Frame 1 (no input): blank canvas, image omitted
Frame 60 (the mouse pressed at the canvas centre just before this capture): blank canvas, image omitted
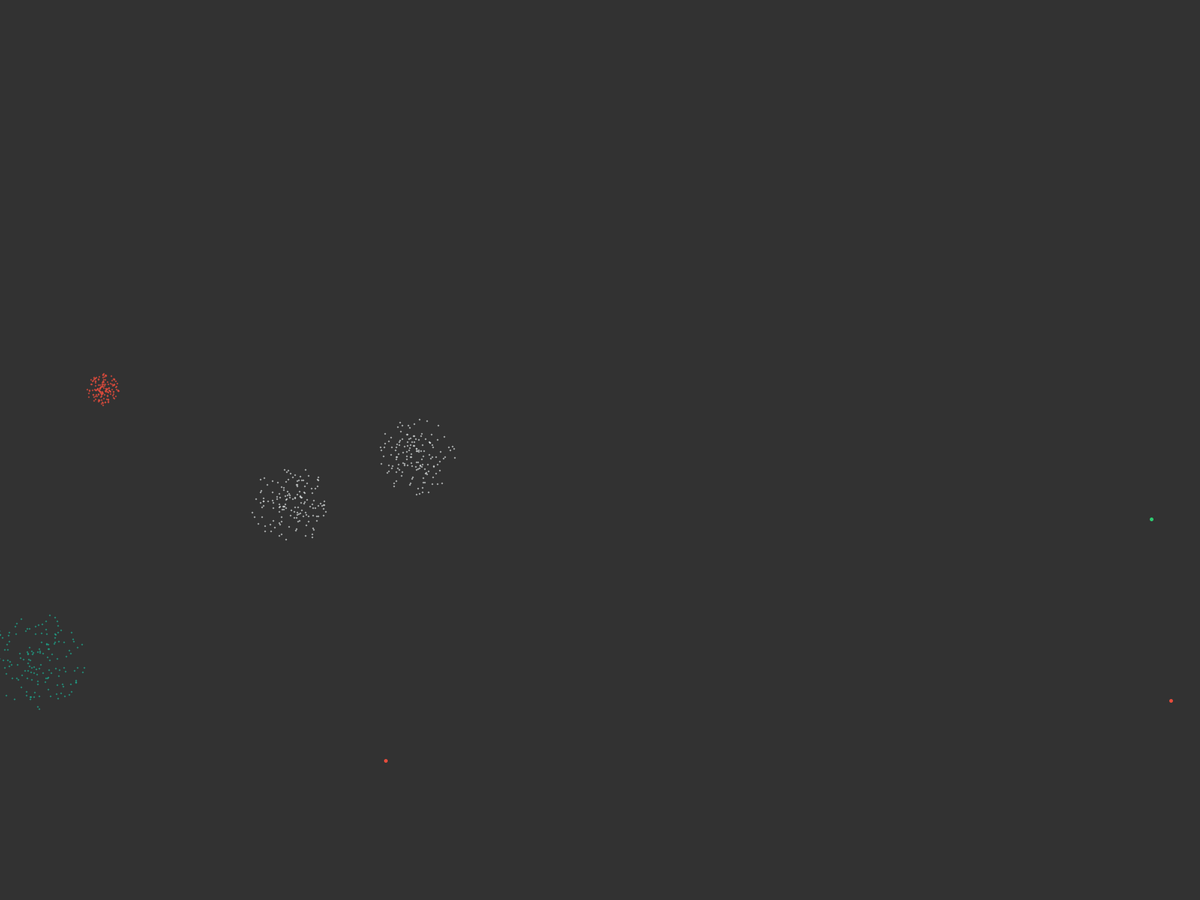
Frame 120 (the mouse held since frame 60 and released just before this capture)

The Processing sketch whose frames 1 and 60 were blank and that drew this single picture after the mouse press (run headless with seeded random() and noise(); from frame 60 on, the mouse is pressed at the canvas centre):

// Processing sketch: FireWork
// ── FireWork.pde
Fireworks fire;

void setup() {
  fullScreen();
  smooth();
  fire = new Fireworks();
}

void draw() {
  background(50, 50, 50);
  fire.show();
}

// ── Fireworks.pde
class Fireworks {
  ArrayList<Particle> fireworks;
  color cols[] = {#f5c81f, #2ecc71, #1abc9c, #9b59b6, #ecf0f1, #e74c3c, #e74c3c, #e74c3c, #f1c40f, #f1c40f};

  Fireworks(){
    fireworks = new ArrayList<Particle>();
  }
  
  void show(){
    if(random(1)<0.05){
      fireworks.add(new Particle(random(0, width), height, false, cols[int(random(10))]));
    }
    for(int i=fireworks.size()-1; i>=0; i--) {
      fireworks.get(i).update();
      fireworks.get(i).show();
      
      if(fireworks.get(i).vel.y >= -3 && !fireworks.get(i).exploded) {
        for(int j=0; j<150; j++){
          fireworks.add(new Particle(fireworks.get(i).pos.x, fireworks.get(i).pos.y, true, fireworks.get(i).c));
        }
        fireworks.remove(i);
      }
      
      if(fireworks.get(i).lifespan<=0){
        fireworks.remove(i);
      }
    }
  }

}

// ── Particle.pde
class Particle {
  PVector pos;
  PVector vel;
  PVector acc;
  PVector gravity;
  boolean exploded;
  float lifespan = 255;
  color c;
  
  Particle(float x, float y, boolean exploded, color c) {
    this.pos = new PVector(x, y);
    if(!exploded){
      this.vel = new PVector(0, -1 * random(12, 18));
      this.gravity = new PVector(0, 0.2);
    } else {
      this.vel = PVector.random2D();
      this.vel.mult(random(.5, 4));
      this.vel.mult(.3);
      this.gravity = new PVector(0, 0.03);
    }
    this.acc = new PVector(0, 0);
    this.exploded = exploded;
    this.c = c;
  }
  
  void applyForce(PVector force){
    acc.add(force);
  }
  
  void update() {
    pos.add(vel);
    vel.add(acc);
    acc.mult(0);
    applyForce(gravity);
  }
  
  void show() {
    if(!exploded){
      stroke(c);
      strokeWeight(5);
    } else {
      stroke(c, lifespan);
      strokeWeight(2);
      lifespan-=1;
    }
    point(pos.x, pos.y);
  }


}
